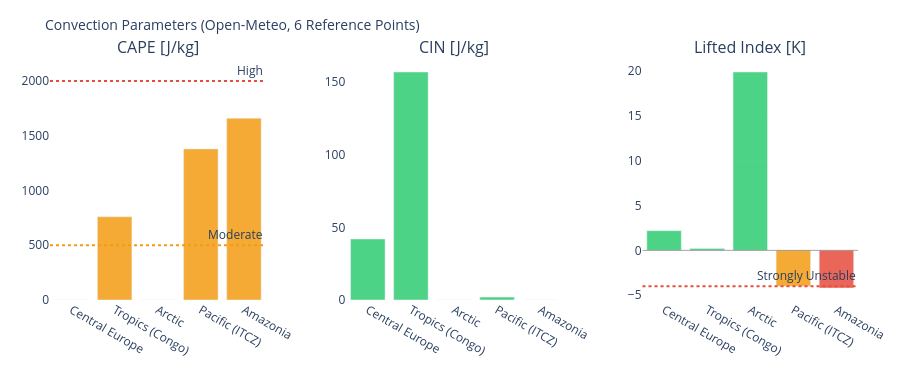

The notebook cell saved with this chart:
### Markdown cell above
---
## 3. Visualizations

### Code cell
# ============================================================
# CAPE / CIN / LIFTED INDEX – Convection potential
# ============================================================

if not df_atm.empty:
    fig = make_subplots(
        rows=1, cols=3,
        subplot_titles=['CAPE [J/kg]', 'CIN [J/kg]', 'Lifted Index [K]'],
        horizontal_spacing=0.1
    )
    pts = df_atm['point'].tolist()
    pt_colors = ['#E85D24','#185FA5','#888780','#378ADD','#639922','#F2A623']

    # CAPE – höher = mehr Gewitterpotential
    cape_vals = df_atm['cape'].fillna(0).tolist()
    cape_colors = ['#e74c3c' if v > 2000 else '#f39c12' if v > 500 else '#2ecc71'
                   for v in cape_vals]
    fig.add_trace(go.Bar(x=pts, y=cape_vals, marker_color=cape_colors,
                         opacity=0.85, showlegend=False), row=1, col=1)
    fig.add_hline(y=2000, line_dash='dot', line_color='#e74c3c',
                  annotation_text='High', row=1, col=1)
    fig.add_hline(y=500,  line_dash='dot', line_color='#f39c12',
                  annotation_text='Moderate', row=1, col=1)

    # CIN – negativer = stärker gedeckelt (weniger Auslöse)
    cin_vals = df_atm['cin'].fillna(0).tolist()
    cin_colors = ['#e74c3c' if v < -200 else '#f39c12' if v < -50 else '#2ecc71'
                  for v in cin_vals]
    fig.add_trace(go.Bar(x=pts, y=cin_vals, marker_color=cin_colors,
                         opacity=0.85, showlegend=False), row=1, col=2)

    # Lifted Index – negativ = instabil
    li_vals = df_atm['li'].fillna(0).tolist()
    li_colors = ['#e74c3c' if v < -4 else '#f39c12' if v < 0 else '#2ecc71'
                 for v in li_vals]
    fig.add_trace(go.Bar(x=pts, y=li_vals, marker_color=li_colors,
                         opacity=0.85, showlegend=False), row=1, col=3)
    fig.add_hline(y=0, line_color='gray', line_width=0.7, row=1, col=3)
    fig.add_hline(y=-4, line_dash='dot', line_color='#e74c3c',
                  annotation_text='Strongly Unstable', row=1, col=3)

    fig.update_layout(
        title=dict(text='Convection Parameters (Open-Meteo, 6 Reference Points)', font=dict(size=14)),
        height=380, plot_bgcolor='rgba(0,0,0,0)', paper_bgcolor='rgba(0,0,0,0)',
        margin=dict(l=50, r=30, t=60, b=80)
    )
    fig.update_xaxes(tickangle=30)
    fig.show()

### Figure 1 — Plotly figure (JSON) as saved in the notebook; plotly's stock layout.template omitted (floating-point values rounded to 4 significant figures)
{"data": [{"marker": {"color": ["#2ecc71", "#f39c12", "#2ecc71", "#f39c12", "#f39c12"]}, "opacity": 0.85, "showlegend": false, "type": "bar", "x": ["Central Europe", "Tropics (Congo)", "Arctic", "Pacific (ITCZ)", "Amazonia"], "xaxis": "x", "y": [0.0, 760.0, 0.0, 1380.0, 1660.0], "yaxis": "y"}, {"marker": {"color": ["#2ecc71", "#2ecc71", "#2ecc71", "#2ecc71", "#2ecc71"]}, "opacity": 0.85, "showlegend": false, "type": "bar", "x": ["Central Europe", "Tropics (Congo)", "Arctic", "Pacific (ITCZ)", "Amazonia"], "xaxis": "x2", "y": [42.0, 157.0, 0.0, 2.0, 0.0], "yaxis": "y2"}, {"marker": {"color": ["#2ecc71", "#2ecc71", "#2ecc71", "#f39c12", "#e74c3c"]}, "opacity": 0.85, "showlegend": false, "type": "bar", "x": ["Central Europe", "Tropics (Congo)", "Arctic", "Pacific (ITCZ)", "Amazonia"], "xaxis": "x3", "y": [2.2, 0.2, 19.9, -4.0, -4.2], "yaxis": "y3"}], "layout": {"annotations": [{"font": {"size": 16}, "showarrow": false, "text": "CAPE [J/kg]", "x": 0.1333, "xanchor": "center", "xref": "paper", "y": 1.0, "yanchor": "bottom", "yref": "paper"}, {"font": {"size": 16}, "showarrow": false, "text": "CIN [J/kg]", "x": 0.5, "xanchor": "center", "xref": "paper", "y": 1.0, "yanchor": "bottom", "yref": "paper"}, {"font": {"size": 16}, "showarrow": false, "text": "Lifted Index [K]", "x": 0.8667, "xanchor": "center", "xref": "paper", "y": 1.0, "yanchor": "bottom", "yref": "paper"}, {"showarrow": false, "text": "High", "x": 1, "xanchor": "right", "xref": "x domain", "y": 2000, "yanchor": "bottom", "yref": "y"}, {"showarrow": false, "text": "Moderate", "x": 1, "xanchor": "right", "xref": "x domain", "y": 500, "yanchor": "bottom", "yref": "y"}, {"showarrow": false, "text": "Strongly Unstable", "x": 1, "xanchor": "right", "xref": "x3 domain", "y": -4, "yanchor": "bottom", "yref": "y3"}], "height": 380, "margin": {"b": 80, "l": 50, "r": 30, "t": 60}, "paper_bgcolor": "rgba(0,0,0,0)", "plot_bgcolor": "rgba(0,0,0,0)", "shapes": [{"line": {"color": "#e74c3c", "dash": "dot"}, "type": "line", "x0": 0, "x1": 1, "xref": "x domain", "y0": 2000, "y1": 2000, "yref": "y"}, {"line": {"color": "#f39c12", "dash": "dot"}, "type": "line", "x0": 0, "x1": 1, "xref": "x domain", "y0": 500, "y1": 500, "yref": "y"}, {"line": {"color": "gray", "width": 0.7}, "type": "line", "x0": 0, "x1": 1, "xref": "x3 domain", "y0": 0, "y1": 0, "yref": "y3"}, {"line": {"color": "#e74c3c", "dash": "dot"}, "type": "line", "x0": 0, "x1": 1, "xref": "x3 domain", "y0": -4, "y1": -4, "yref": "y3"}], "title": {"font": {"size": 14}, "text": "Convection Parameters (Open-Meteo, 6 Reference Points)"}, "xaxis": {"anchor": "y", "domain": [0.0, 0.2667], "tickangle": 30}, "xaxis2": {"anchor": "y2", "domain": [0.3667, 0.6333], "tickangle": 30}, "xaxis3": {"anchor": "y3", "domain": [0.7333, 1.0], "tickangle": 30}, "yaxis": {"anchor": "x", "domain": [0.0, 1.0]}, "yaxis2": {"anchor": "x2", "domain": [0.0, 1.0]}, "yaxis3": {"anchor": "x3", "domain": [0.0, 1.0]}}}
